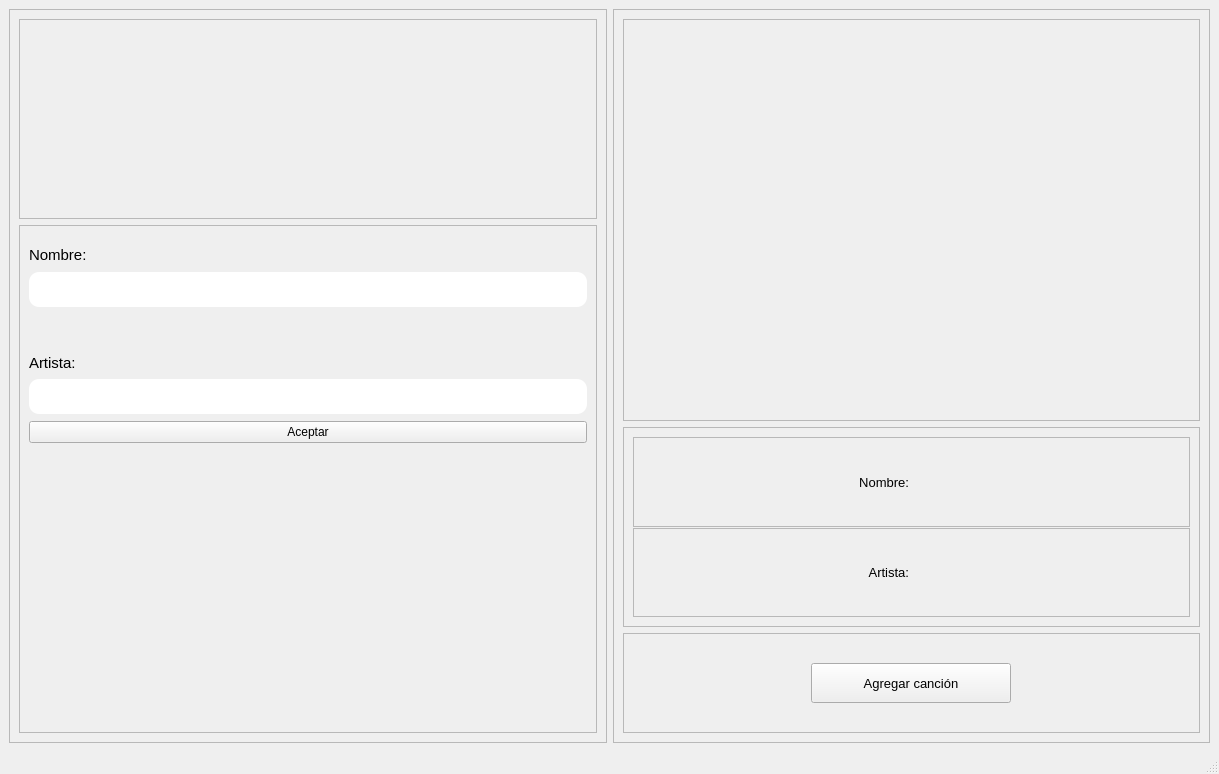
<?xml version="1.0" encoding="UTF-8"?>
<ui version="4.0">
 <class>MainWindow</class>
 <widget class="QMainWindow" name="MainWindow">
  <property name="geometry">
   <rect>
    <x>0</x>
    <y>0</y>
    <width>1219</width>
    <height>774</height>
   </rect>
  </property>
  <property name="windowTitle">
   <string>MainWindow</string>
  </property>
  <property name="styleSheet">
   <string notr="true">.fondo{
background-color:rgb(209, 204, 255);
}
.boton{
background-color:rgb(175, 167, 255);
border-bottom:1px solid rgb(85, 0, 127);
height:30;
border-radius:10px;
}
.boton:hover{
background-color:rgb(133, 121, 252);
}
.line{
border-radius:10px;
height:40px;
}
</string>
  </property>
  <property name="class" stdset="0">
   <string>fondo</string>
  </property>
  <widget class="QWidget" name="centralwidget">
   <layout class="QHBoxLayout" name="horizontalLayout">
    <item>
     <widget class="QFrame" name="frame_2">
      <property name="sizePolicy">
       <sizepolicy hsizetype="Expanding" vsizetype="Expanding">
        <horstretch>0</horstretch>
        <verstretch>0</verstretch>
       </sizepolicy>
      </property>
      <property name="frameShape">
       <enum>QFrame::StyledPanel</enum>
      </property>
      <property name="frameShadow">
       <enum>QFrame::Raised</enum>
      </property>
      <layout class="QVBoxLayout" name="verticalLayout_4">
       <item>
        <layout class="QVBoxLayout" name="verticalLayout_3">
         <item>
          <widget class="QFrame" name="frame_6">
           <property name="sizePolicy">
            <sizepolicy hsizetype="Preferred" vsizetype="Expanding">
             <horstretch>0</horstretch>
             <verstretch>0</verstretch>
            </sizepolicy>
           </property>
           <property name="maximumSize">
            <size>
             <width>16777215</width>
             <height>200</height>
            </size>
           </property>
           <property name="frameShape">
            <enum>QFrame::StyledPanel</enum>
           </property>
           <property name="frameShadow">
            <enum>QFrame::Raised</enum>
           </property>
           <layout class="QHBoxLayout" name="horizontalLayout_6">
            <item>
             <spacer name="horizontalSpacer_3">
              <property name="orientation">
               <enum>Qt::Horizontal</enum>
              </property>
              <property name="sizeHint" stdset="0">
               <size>
                <width>188</width>
                <height>20</height>
               </size>
              </property>
             </spacer>
            </item>
            <item>
             <widget class="QLabel" name="lbl_pic">
              <property name="sizePolicy">
               <sizepolicy hsizetype="Fixed" vsizetype="Fixed">
                <horstretch>0</horstretch>
                <verstretch>0</verstretch>
               </sizepolicy>
              </property>
              <property name="minimumSize">
               <size>
                <width>150</width>
                <height>150</height>
               </size>
              </property>
              <property name="maximumSize">
               <size>
                <width>150</width>
                <height>150</height>
               </size>
              </property>
              <property name="styleSheet">
               <string notr="true">border-image: url(&quot;img/a.jpg&quot;);</string>
              </property>
              <property name="text">
               <string/>
              </property>
             </widget>
            </item>
            <item>
             <spacer name="horizontalSpacer_4">
              <property name="orientation">
               <enum>Qt::Horizontal</enum>
              </property>
              <property name="sizeHint" stdset="0">
               <size>
                <width>187</width>
                <height>20</height>
               </size>
              </property>
             </spacer>
            </item>
           </layout>
          </widget>
         </item>
         <item>
          <widget class="QFrame" name="frame_7">
           <property name="frameShape">
            <enum>QFrame::StyledPanel</enum>
           </property>
           <property name="frameShadow">
            <enum>QFrame::Raised</enum>
           </property>
           <layout class="QVBoxLayout" name="verticalLayout_2">
            <property name="spacing">
             <number>7</number>
            </property>
            <item>
             <widget class="QLabel" name="label_5">
              <property name="sizePolicy">
               <sizepolicy hsizetype="Preferred" vsizetype="Fixed">
                <horstretch>0</horstretch>
                <verstretch>0</verstretch>
               </sizepolicy>
              </property>
              <property name="minimumSize">
               <size>
                <width>0</width>
                <height>30</height>
               </size>
              </property>
              <property name="maximumSize">
               <size>
                <width>16777215</width>
                <height>20</height>
               </size>
              </property>
              <property name="font">
               <font>
                <pointsize>11</pointsize>
               </font>
              </property>
              <property name="text">
               <string>Nombre:</string>
              </property>
             </widget>
            </item>
            <item>
             <widget class="QLineEdit" name="txt_name">
              <property name="minimumSize">
               <size>
                <width>0</width>
                <height>35</height>
               </size>
              </property>
              <property name="maximumSize">
               <size>
                <width>16777215</width>
                <height>40</height>
               </size>
              </property>
              <property name="styleSheet">
               <string notr="true">border-radius: 10px;</string>
              </property>
             </widget>
            </item>
            <item>
             <spacer name="verticalSpacer_2">
              <property name="orientation">
               <enum>Qt::Vertical</enum>
              </property>
              <property name="sizeType">
               <enum>QSizePolicy::Fixed</enum>
              </property>
              <property name="sizeHint" stdset="0">
               <size>
                <width>20</width>
                <height>40</height>
               </size>
              </property>
             </spacer>
            </item>
            <item>
             <widget class="QLabel" name="label_6">
              <property name="font">
               <font>
                <pointsize>11</pointsize>
               </font>
              </property>
              <property name="text">
               <string>Artista:</string>
              </property>
             </widget>
            </item>
            <item>
             <widget class="QLineEdit" name="txt_artist">
              <property name="minimumSize">
               <size>
                <width>0</width>
                <height>35</height>
               </size>
              </property>
              <property name="styleSheet">
               <string notr="true">border-radius: 10px;</string>
              </property>
             </widget>
            </item>
            <item>
             <widget class="QPushButton" name="btn_aceptar">
              <property name="cursor">
               <cursorShape>PointingHandCursor</cursorShape>
              </property>
              <property name="text">
               <string>Aceptar</string>
              </property>
              <property name="class" stdset="0">
               <string>boton</string>
              </property>
             </widget>
            </item>
            <item>
             <spacer name="verticalSpacer">
              <property name="orientation">
               <enum>Qt::Vertical</enum>
              </property>
              <property name="sizeHint" stdset="0">
               <size>
                <width>20</width>
                <height>40</height>
               </size>
              </property>
             </spacer>
            </item>
           </layout>
          </widget>
         </item>
        </layout>
       </item>
      </layout>
     </widget>
    </item>
    <item>
     <widget class="QFrame" name="frame_3">
      <property name="sizePolicy">
       <sizepolicy hsizetype="Expanding" vsizetype="Expanding">
        <horstretch>0</horstretch>
        <verstretch>0</verstretch>
       </sizepolicy>
      </property>
      <property name="frameShape">
       <enum>QFrame::StyledPanel</enum>
      </property>
      <property name="frameShadow">
       <enum>QFrame::Raised</enum>
      </property>
      <layout class="QVBoxLayout" name="verticalLayout_6">
       <item>
        <layout class="QVBoxLayout" name="verticalLayout_5">
         <item>
          <widget class="QFrame" name="frame_4">
           <property name="frameShape">
            <enum>QFrame::StyledPanel</enum>
           </property>
           <property name="frameShadow">
            <enum>QFrame::Raised</enum>
           </property>
           <layout class="QHBoxLayout" name="horizontalLayout_4">
            <item>
             <layout class="QHBoxLayout" name="horizontalLayout_3">
              <item>
               <spacer name="horizontalSpacer">
                <property name="orientation">
                 <enum>Qt::Horizontal</enum>
                </property>
                <property name="sizeHint" stdset="0">
                 <size>
                  <width>40</width>
                  <height>20</height>
                 </size>
                </property>
               </spacer>
              </item>
              <item>
               <widget class="QLabel" name="label">
                <property name="sizePolicy">
                 <sizepolicy hsizetype="Fixed" vsizetype="Fixed">
                  <horstretch>0</horstretch>
                  <verstretch>0</verstretch>
                 </sizepolicy>
                </property>
                <property name="minimumSize">
                 <size>
                  <width>150</width>
                  <height>150</height>
                 </size>
                </property>
                <property name="styleSheet">
                 <string notr="true">border-image: url(&quot;img/a.jpg&quot;);</string>
                </property>
                <property name="text">
                 <string/>
                </property>
                <property name="alignment">
                 <set>Qt::AlignCenter</set>
                </property>
               </widget>
              </item>
              <item>
               <spacer name="horizontalSpacer_2">
                <property name="orientation">
                 <enum>Qt::Horizontal</enum>
                </property>
                <property name="sizeHint" stdset="0">
                 <size>
                  <width>40</width>
                  <height>20</height>
                 </size>
                </property>
               </spacer>
              </item>
             </layout>
            </item>
           </layout>
          </widget>
         </item>
         <item>
          <widget class="QFrame" name="frame_5">
           <property name="minimumSize">
            <size>
             <width>0</width>
             <height>200</height>
            </size>
           </property>
           <property name="maximumSize">
            <size>
             <width>16777215</width>
             <height>200</height>
            </size>
           </property>
           <property name="frameShape">
            <enum>QFrame::StyledPanel</enum>
           </property>
           <property name="frameShadow">
            <enum>QFrame::Raised</enum>
           </property>
           <layout class="QHBoxLayout" name="horizontalLayout_5">
            <item>
             <layout class="QVBoxLayout" name="verticalLayout">
              <property name="spacing">
               <number>1</number>
              </property>
              <item>
               <widget class="QFrame" name="frame_9">
                <property name="frameShape">
                 <enum>QFrame::StyledPanel</enum>
                </property>
                <property name="frameShadow">
                 <enum>QFrame::Raised</enum>
                </property>
                <layout class="QHBoxLayout" name="horizontalLayout_7">
                 <item>
                  <widget class="QLabel" name="label_2">
                   <property name="maximumSize">
                    <size>
                     <width>16777215</width>
                     <height>20</height>
                    </size>
                   </property>
                   <property name="font">
                    <font>
                     <pointsize>10</pointsize>
                    </font>
                   </property>
                   <property name="cursor">
                    <cursorShape>ArrowCursor</cursorShape>
                   </property>
                   <property name="text">
                    <string>Nombre:</string>
                   </property>
                   <property name="alignment">
                    <set>Qt::AlignRight|Qt::AlignTrailing|Qt::AlignVCenter</set>
                   </property>
                  </widget>
                 </item>
                 <item>
                  <widget class="QLabel" name="lbl_name">
                   <property name="maximumSize">
                    <size>
                     <width>16777215</width>
                     <height>20</height>
                    </size>
                   </property>
                   <property name="font">
                    <font>
                     <pointsize>11</pointsize>
                    </font>
                   </property>
                   <property name="text">
                    <string/>
                   </property>
                  </widget>
                 </item>
                </layout>
               </widget>
              </item>
              <item>
               <widget class="QFrame" name="frame_8">
                <property name="frameShape">
                 <enum>QFrame::StyledPanel</enum>
                </property>
                <property name="frameShadow">
                 <enum>QFrame::Raised</enum>
                </property>
                <layout class="QHBoxLayout" name="horizontalLayout_8">
                 <item>
                  <widget class="QLabel" name="label_4">
                   <property name="maximumSize">
                    <size>
                     <width>16777215</width>
                     <height>20</height>
                    </size>
                   </property>
                   <property name="font">
                    <font>
                     <pointsize>10</pointsize>
                    </font>
                   </property>
                   <property name="text">
                    <string>Artista:</string>
                   </property>
                   <property name="alignment">
                    <set>Qt::AlignRight|Qt::AlignTrailing|Qt::AlignVCenter</set>
                   </property>
                  </widget>
                 </item>
                 <item>
                  <widget class="QLabel" name="lbl_artist">
                   <property name="maximumSize">
                    <size>
                     <width>16777215</width>
                     <height>20</height>
                    </size>
                   </property>
                   <property name="font">
                    <font>
                     <pointsize>11</pointsize>
                    </font>
                   </property>
                   <property name="text">
                    <string/>
                   </property>
                  </widget>
                 </item>
                </layout>
               </widget>
              </item>
             </layout>
            </item>
           </layout>
          </widget>
         </item>
        </layout>
       </item>
       <item>
        <widget class="QFrame" name="frame">
         <property name="minimumSize">
          <size>
           <width>0</width>
           <height>100</height>
          </size>
         </property>
         <property name="maximumSize">
          <size>
           <width>16777215</width>
           <height>100</height>
          </size>
         </property>
         <property name="frameShape">
          <enum>QFrame::StyledPanel</enum>
         </property>
         <property name="frameShadow">
          <enum>QFrame::Raised</enum>
         </property>
         <layout class="QHBoxLayout" name="horizontalLayout_2">
          <item>
           <widget class="QPushButton" name="btn_add">
            <property name="sizePolicy">
             <sizepolicy hsizetype="Fixed" vsizetype="Fixed">
              <horstretch>0</horstretch>
              <verstretch>0</verstretch>
             </sizepolicy>
            </property>
            <property name="maximumSize">
             <size>
              <width>200</width>
              <height>40</height>
             </size>
            </property>
            <property name="font">
             <font>
              <pointsize>10</pointsize>
             </font>
            </property>
            <property name="cursor">
             <cursorShape>PointingHandCursor</cursorShape>
            </property>
            <property name="styleSheet">
             <string notr="true"/>
            </property>
            <property name="text">
             <string>Agregar canción</string>
            </property>
            <property name="class" stdset="0">
             <string>boton</string>
            </property>
           </widget>
          </item>
         </layout>
        </widget>
       </item>
      </layout>
     </widget>
    </item>
   </layout>
  </widget>
  <widget class="QMenuBar" name="menubar">
   <property name="geometry">
    <rect>
     <x>0</x>
     <y>0</y>
     <width>1219</width>
     <height>26</height>
    </rect>
   </property>
  </widget>
  <widget class="QStatusBar" name="statusbar"/>
 </widget>
 <resources/>
 <connections/>
</ui>
